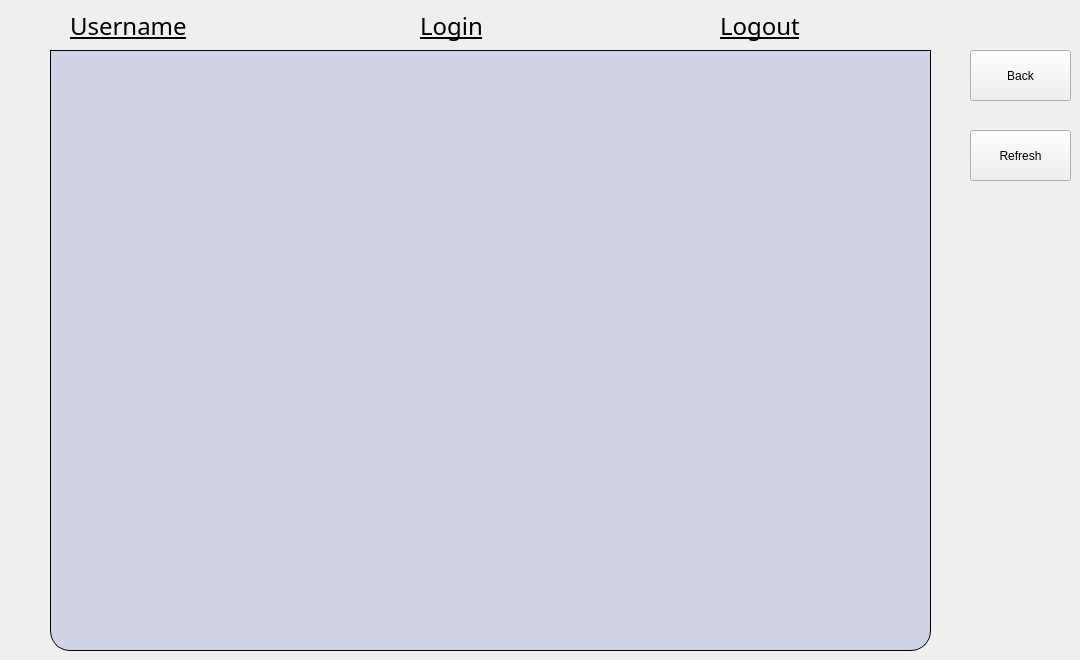
      <widget class="QWidget" name="HistoryTab">
       <attribute name="title">
        <string>History (Login/Logout)</string>
       </attribute>
       <widget class="QTableWidget" name="tableHistory">
        <property name="enabled">
         <bool>true</bool>
        </property>
        <property name="geometry">
         <rect>
          <x>50</x>
          <y>50</y>
          <width>881</width>
          <height>601</height>
         </rect>
        </property>
        <property name="font">
         <font>
          <family>Serifa BT</family>
          <pointsize>-1</pointsize>
         </font>
        </property>
        <property name="styleSheet">
         <string notr="true">QTableWidget {
    gridline-color: transparent;
    font-size: 20px;
     background: #D0D3E5;
    color: #333333;
    border: 1px solid ;
   border-bottom-right-radius:20px;
border-bottom-left-radius:20px;
}

QTableWidget::item {
    padding: 10px;
    margin-left: 10px;
    border-radius: 10px;
    text-align: center;
    background: transparent;
    color: #333333;
}

QTableWidget::item:selected {
    background: transparent;
    color: inherit;
    border: none;
}

QHeaderView::section {
    background: #5B42F3;
    color: #FFFFFF;
    border: none;
}

QTableCornerButton::section {
    background: #5B42F3;
    border: none;
}

QScrollBar::add-line:vertical, QScrollBar::sub-line:vertical {
    background: grey;
    height: 20px; 
}

QScrollBar:vertical {
    background:white;
    width: 15px;

}

QScrollBar::handle:vertical {
    background: transparent;  /* Light purple color for the scrollbar handle */
    border-radius: 10px;
}

</string>
        </property>
        <property name="rowCount">
         <number>0</number>
        </property>
        <property name="columnCount">
         <number>0</number>
        </property>
        <attribute name="horizontalHeaderVisible">
         <bool>false</bool>
        </attribute>
        <attribute name="verticalHeaderVisible">
         <bool>false</bool>
        </attribute>
       </widget>
       <widget class="QLabel" name="UsernameLabel">
        <property name="geometry">
         <rect>
          <x>70</x>
          <y>10</y>
          <width>151</width>
          <height>31</height>
         </rect>
        </property>
        <property name="font">
         <font>
          <family>Serifa BT</family>
          <pointsize>18</pointsize>
          <underline>true</underline>
         </font>
        </property>
        <property name="styleSheet">
         <string notr="true">background:transparent;
color:black;</string>
        </property>
        <property name="text">
         <string>Username</string>
        </property>
       </widget>
       <widget class="QLabel" name="loginhislabel">
        <property name="geometry">
         <rect>
          <x>420</x>
          <y>10</y>
          <width>111</width>
          <height>31</height>
         </rect>
        </property>
        <property name="font">
         <font>
          <family>Serifa BT</family>
          <pointsize>18</pointsize>
          <underline>true</underline>
         </font>
        </property>
        <property name="styleSheet">
         <string notr="true">background:transparent;
color:black;</string>
        </property>
        <property name="text">
         <string>Login</string>
        </property>
       </widget>
       <widget class="QLabel" name="logoutlabel">
        <property name="geometry">
         <rect>
          <x>720</x>
          <y>10</y>
          <width>111</width>
          <height>31</height>
         </rect>
        </property>
        <property name="font">
         <font>
          <family>Serifa BT</family>
          <pointsize>18</pointsize>
          <underline>true</underline>
         </font>
        </property>
        <property name="styleSheet">
         <string notr="true">background:transparent;
color:black;</string>
        </property>
        <property name="text">
         <string>Logout</string>
        </property>
       </widget>
       <widget class="QPushButton" name="BackHistory">
        <property name="geometry">
         <rect>
          <x>970</x>
          <y>50</y>
          <width>101</width>
          <height>51</height>
         </rect>
        </property>
        <property name="text">
         <string>Back</string>
        </property>
       </widget>
       <widget class="QPushButton" name="RefreshButton">
        <property name="geometry">
         <rect>
          <x>970</x>
          <y>130</y>
          <width>101</width>
          <height>51</height>
         </rect>
        </property>
        <property name="text">
         <string>Refresh</string>
        </property>
       </widget>
      </widget>
